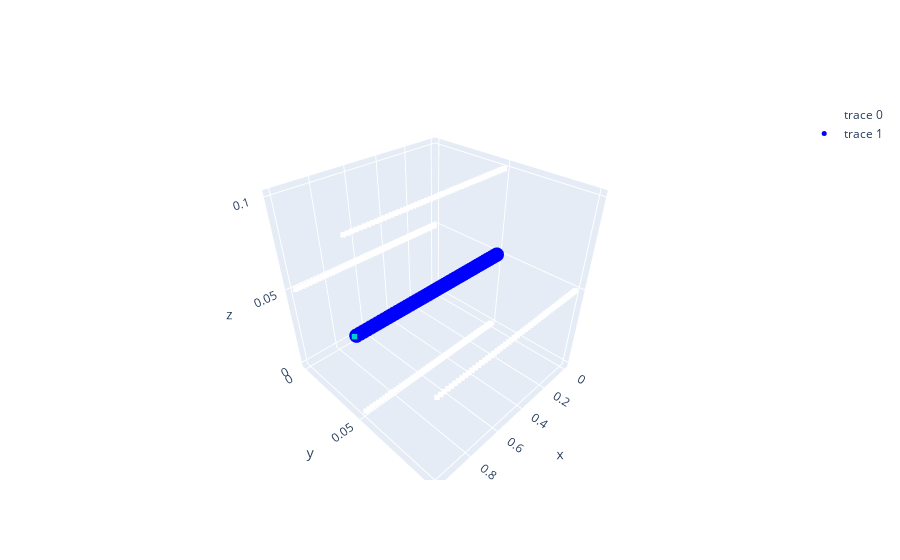

This figure's notebook cell:
### Code cell
# ------------Mesh definition and border conditions ----
malla = Mesh(1, volumes=nx,lengths=(lx,0.1,0.1))
#-------------Definimos fronteras ----------
malla.tag_wall_dirichlet('W',TA)
malla.tag_wall_dirichlet('E',TB)
malla.draw()

### Figure 1 — Plotly figure (JSON) as saved in the notebook; plotly's stock layout.template omitted (floating-point values rounded to 4 significant figures; data arrays with more than 128 entries replaced by an {"elided": "..."} marker saying what was removed)
{"data": [{"marker": {"color": {"elided": "202 str values"}, "size": 2, "symbol": "square"}, "mode": "markers", "type": "scatter3d", "x": {"elided": "202 float values"}, "y": {"elided": "202 float values"}, "z": {"elided": "202 float values"}}, {"marker": {"color": "blue", "size": 5}, "mode": "markers", "type": "scatter3d", "x": [0.01, 0.03, 0.05, 0.07, 0.09, 0.11, 0.13, 0.15, 0.17, 0.19, 0.21, 0.23, 0.25, 0.27, 0.29, 0.31, 0.33, 0.35, 0.37, 0.39, 0.41, 0.43, 0.45, 0.47, 0.49, 0.51, 0.53, 0.55, 0.57, 0.59, 0.61, 0.63, 0.65, 0.67, 0.69, 0.71, 0.73, 0.75, 0.77, 0.79, 0.81, 0.83, 0.85, 0.87, 0.89, 0.91, 0.93, 0.95, 0.97, 0.99], "y": [0.05, 0.05, 0.05, 0.05, 0.05, 0.05, 0.05, 0.05, 0.05, 0.05, 0.05, 0.05, 0.05, 0.05, 0.05, 0.05, 0.05, 0.05, 0.05, 0.05, 0.05, 0.05, 0.05, 0.05, 0.05, 0.05, 0.05, 0.05, 0.05, 0.05, 0.05, 0.05, 0.05, 0.05, 0.05, 0.05, 0.05, 0.05, 0.05, 0.05, 0.05, 0.05, 0.05, 0.05, 0.05, 0.05, 0.05, 0.05, 0.05, 0.05], "z": [0.05, 0.05, 0.05, 0.05, 0.05, 0.05, 0.05, 0.05, 0.05, 0.05, 0.05, 0.05, 0.05, 0.05, 0.05, 0.05, 0.05, 0.05, 0.05, 0.05, 0.05, 0.05, 0.05, 0.05, 0.05, 0.05, 0.05, 0.05, 0.05, 0.05, 0.05, 0.05, 0.05, 0.05, 0.05, 0.05, 0.05, 0.05, 0.05, 0.05, 0.05, 0.05, 0.05, 0.05, 0.05, 0.05, 0.05, 0.05, 0.05, 0.05]}], "layout": {}}
